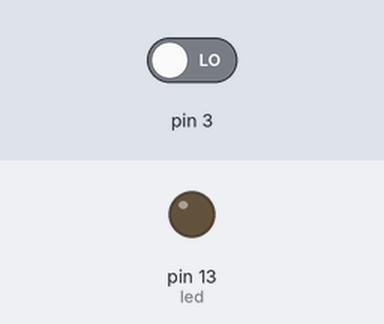
This sketch was run on a simulated Arduino Uno, built with avr-gcc and run on an emulated ATmega328P. Shown: output pins drawn as LEDs (lit = HIGH). The inputs (shaded band) are chosen by the test bench; at power-on: pin 3 LOW. What the sketch prints to the serial monitor is not drawn.

Above: at 0.1 s.
At 6.5 s:
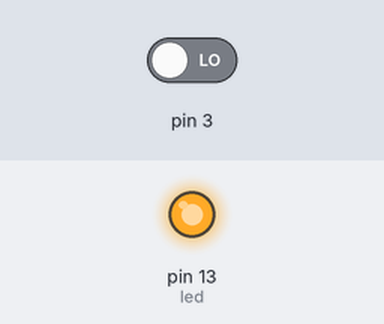
Timing chart, 0 to 8.0 s (numbered marks = the images above):
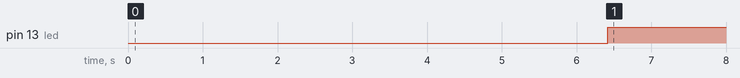

Measured:
- by itself, pin 13 (led): LOW → HIGH at 6.4 s

The sketch:

reto_2.2.ino
```cpp
int intensidad=0;
bool aumento_disminucion=true;
int led=13;


void setup() {
  Serial.begin(9600);
  pinMode(led,OUTPUT);
  attachInterrupt(digitalPinToInterrupt(3), velocidadMenos, RISING);
}

void loop() {
  if (aumento_disminucion && intensidad<256){
    intensidad++;
  }
  if(!aumento_disminucion && intensidad>0){
    intensidad--;
  }
  delay(50);
  analogWrite(led, intensidad);
  Serial.println(intensidad);
}

void velocidadMenos()
{
aumento_disminucion=!aumento_disminucion;
  }
```
